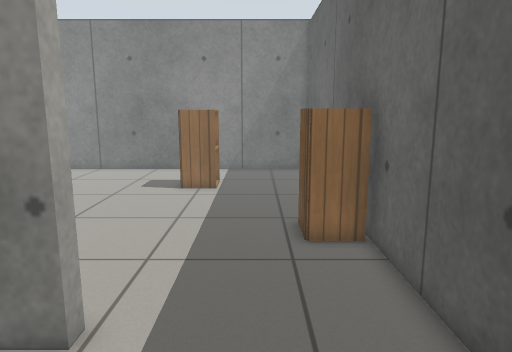
view 1 (above)

16 first-person views from a walk through a Gazebo world. The camera is 1 m above the floor, tilts 10° down and sees 70° across. The floor is counted in squares, 0.25 m on a side. Each view is taken from the middle of a square. On the plan, view 1 faces up. The plan holds only what a view shows up to about 20 squares ahead; the rest is blank. Simple patterns stand in for the simulator's built-in surfaces.

view 2
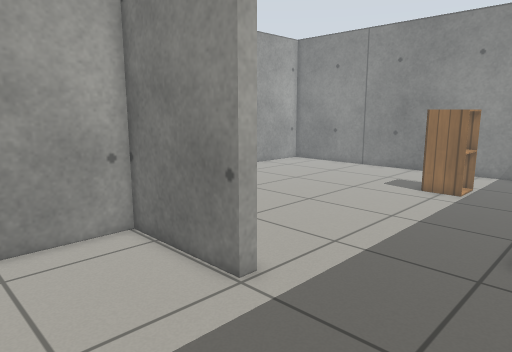

view 3
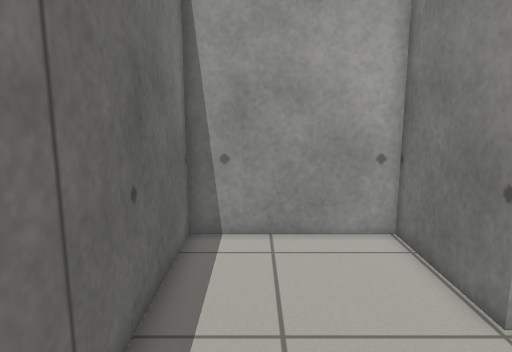

view 4
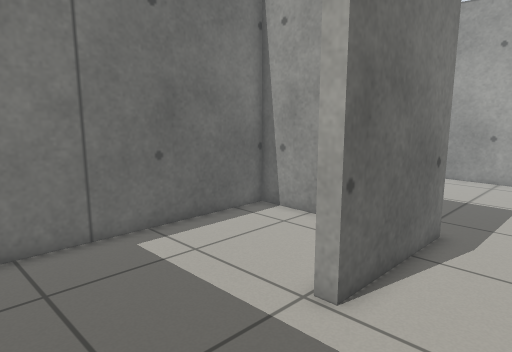

view 5
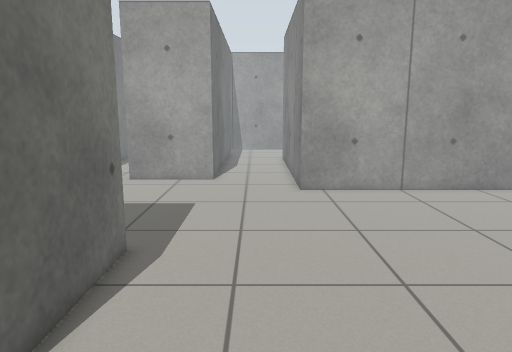

view 6
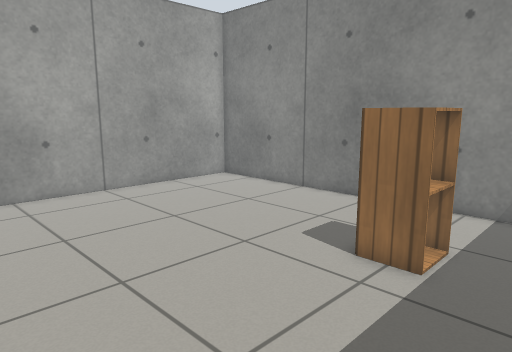

view 7
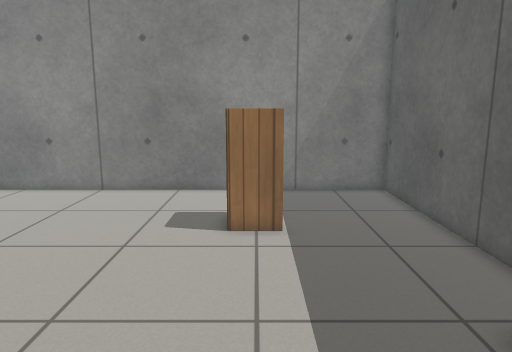

view 8
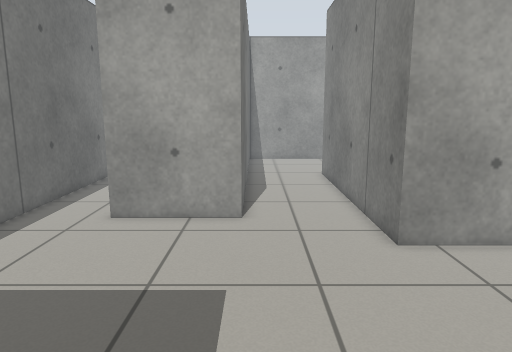

view 9
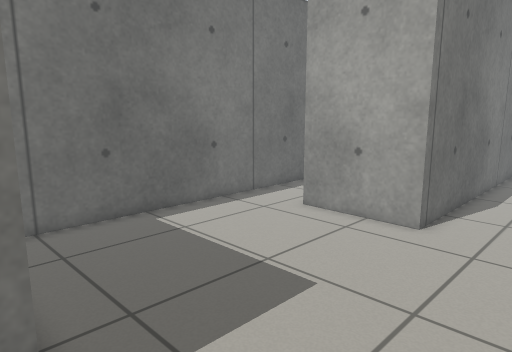

view 10
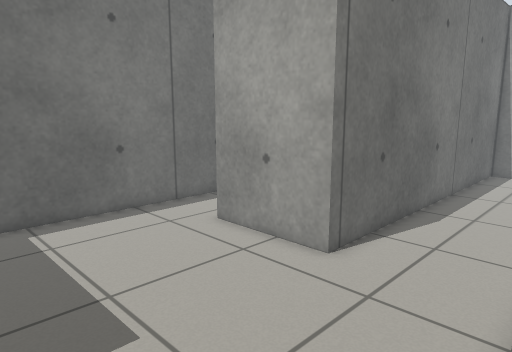

view 11
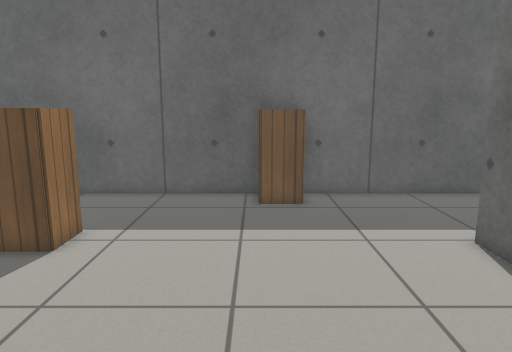

view 12
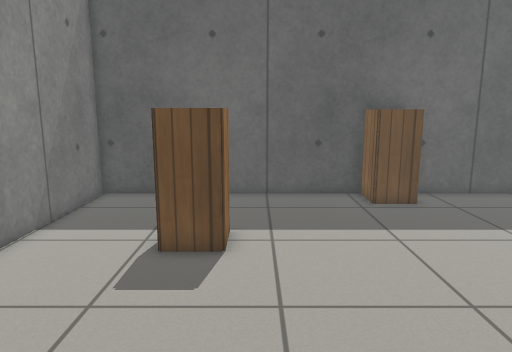

view 13
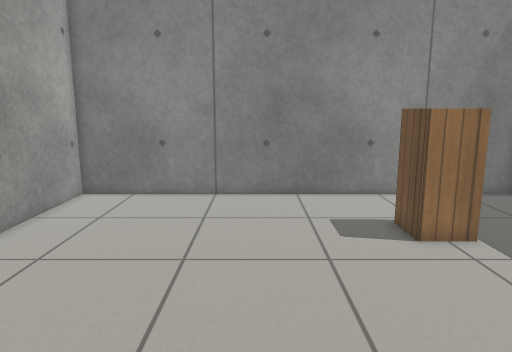

view 14
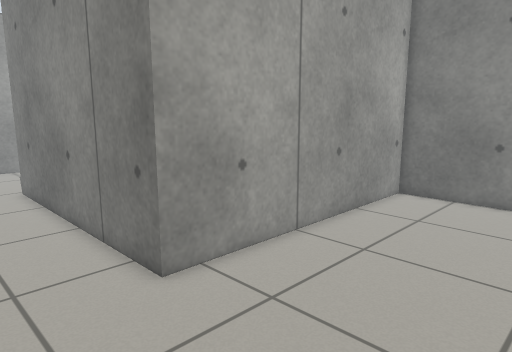

view 15
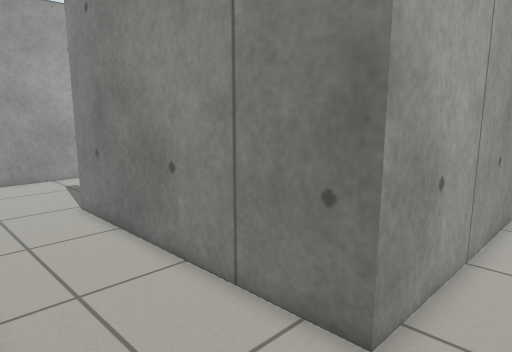

view 16
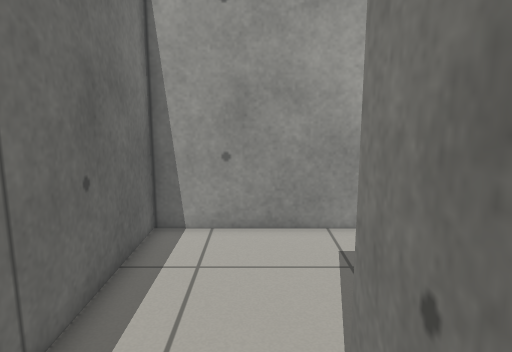

### Floor plan
Points are (right, up) in squares from view 1. A wall is a line through its corners. A room is listed if a view was taken in it or the views show most of it. See-through windows are left out.
Room 1 (views 1, 2, 3)
walls: (-3.2, 5.6) (-8.6, 5.6) (-8.6, -1.2) (1.4, -1.2); (3.6, 1.9) (3.6, 5.4)
ways out: opening at (0, 6) to room 2
Room 2 (views 4, 5, 6, 7, 8, 9, 10, 11, 12, 13, 14, 15, 16)
walls: (-9.2, 6.2) (-3.2, 6.2) (-3.2, 5.6); (3.6, 5.4) (3.6, 25.6) (-17.5, 25.6) (-17.5, 12.3) (-30.6, 12.3); (-21.6, -1.2) (-10.6, -1.2); (-38.2, 11.5) (-38.2, 7.5) (-20.5, 7.5) (-20.5, 2.4)
ways out: opening at (0, 6) to room 1; opening at (-34, 12.5); opening at (-21, 1)
objects: cabinet (-4, 19) to (-2, 21); cabinet (2, 11) to (3, 13)

Positions as (right, up) in squares from view 1, and headings:
1: (0, 0), facing up
2: (3, 0), facing up-left
3: (3, 1), facing left
4: (3, 10), facing down-left
5: (1, 10), facing left
6: (1, 10), facing up-left
7: (-3, 7), facing up
8: (-7, 8), facing left
9: (-8, 12), facing down-left
10: (-12, 13), facing down-left
11: (-14, 13), facing right
12: (-14, 18), facing right
13: (-9, 8), facing up
14: (-10, 8), facing up-left
15: (-15, 7), facing up-left
16: (-26, 11), facing left
